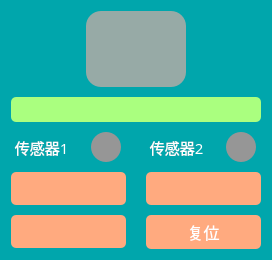
<?xml version="1.0" encoding="UTF-8"?>
<ui version="4.0">
 <class>DeviceItem</class>
 <widget class="QWidget" name="DeviceItem">
  <property name="enabled">
   <bool>true</bool>
  </property>
  <property name="geometry">
   <rect>
    <x>0</x>
    <y>0</y>
    <width>272</width>
    <height>260</height>
   </rect>
  </property>
  <property name="minimumSize">
   <size>
    <width>260</width>
    <height>260</height>
   </size>
  </property>
  <property name="maximumSize">
   <size>
    <width>272</width>
    <height>263</height>
   </size>
  </property>
  <property name="windowTitle">
   <string>Form</string>
  </property>
  <property name="styleSheet">
   <string notr="true">color: white;  
border: 2px groove gray;
border-radius:15px;border:none;
background-color: rgb(0, 166, 172);
</string>
  </property>
  <layout class="QGridLayout" name="gridLayout">
   <item row="0" column="0">
    <layout class="QVBoxLayout" name="verticalLayout" stretch="3,1,1,1,1">
     <property name="spacing">
      <number>10</number>
     </property>
     <item>
      <layout class="QHBoxLayout" name="horizontalLayout" stretch="1,2,1">
       <property name="spacing">
        <number>5</number>
       </property>
       <item>
        <spacer name="horizontalSpacer">
         <property name="orientation">
          <enum>Qt::Horizontal</enum>
         </property>
         <property name="sizeHint" stdset="0">
          <size>
           <width>40</width>
           <height>20</height>
          </size>
         </property>
        </spacer>
       </item>
       <item>
        <widget class="QLabel" name="cageId">
         <property name="minimumSize">
          <size>
           <width>100</width>
           <height>70</height>
          </size>
         </property>
         <property name="maximumSize">
          <size>
           <width>100</width>
           <height>126</height>
          </size>
         </property>
         <property name="font">
          <font>
           <family>等线</family>
          </font>
         </property>
         <property name="styleSheet">
          <string notr="true">background-color: rgb(151, 170, 166);</string>
         </property>
         <property name="text">
          <string/>
         </property>
         <property name="scaledContents">
          <bool>true</bool>
         </property>
         <property name="alignment">
          <set>Qt::AlignCenter</set>
         </property>
        </widget>
       </item>
       <item>
        <spacer name="horizontalSpacer_2">
         <property name="orientation">
          <enum>Qt::Horizontal</enum>
         </property>
         <property name="sizeHint" stdset="0">
          <size>
           <width>40</width>
           <height>20</height>
          </size>
         </property>
        </spacer>
       </item>
      </layout>
     </item>
     <item>
      <widget class="QLabel" name="label_Info">
       <property name="maximumSize">
        <size>
         <width>16777215</width>
         <height>30</height>
        </size>
       </property>
       <property name="font">
        <font>
         <family>等线</family>
         <pointsize>12</pointsize>
         <weight>75</weight>
         <bold>true</bold>
        </font>
       </property>
       <property name="styleSheet">
        <string notr="true">border-radius:5px;background-color: rgb(170, 255, 127);
</string>
       </property>
       <property name="text">
        <string/>
       </property>
       <property name="alignment">
        <set>Qt::AlignCenter</set>
       </property>
      </widget>
     </item>
     <item>
      <layout class="QHBoxLayout" name="horizontalLayout_16" stretch="1,1">
       <property name="spacing">
        <number>20</number>
       </property>
       <item>
        <layout class="QHBoxLayout" name="horizontalLayout_19">
         <property name="rightMargin">
          <number>5</number>
         </property>
         <item>
          <widget class="QLabel" name="label_22">
           <property name="minimumSize">
            <size>
             <width>70</width>
             <height>0</height>
            </size>
           </property>
           <property name="font">
            <font>
             <family>等线</family>
             <pointsize>11</pointsize>
            </font>
           </property>
           <property name="styleSheet">
            <string notr="true"/>
           </property>
           <property name="text">
            <string> 传感器1</string>
           </property>
          </widget>
         </item>
         <item>
          <widget class="QLabel" name="sensor_1">
           <property name="minimumSize">
            <size>
             <width>30</width>
             <height>30</height>
            </size>
           </property>
           <property name="maximumSize">
            <size>
             <width>30</width>
             <height>30</height>
            </size>
           </property>
           <property name="font">
            <font>
             <family>等线</family>
             <pointsize>12</pointsize>
            </font>
           </property>
           <property name="styleSheet">
            <string notr="true">background-color: rgb(150, 150, 150);
border-radius:15px;padding:15px 30px;</string>
           </property>
           <property name="text">
            <string/>
           </property>
           <property name="alignment">
            <set>Qt::AlignCenter</set>
           </property>
          </widget>
         </item>
        </layout>
       </item>
       <item>
        <layout class="QHBoxLayout" name="horizontalLayout_28">
         <property name="rightMargin">
          <number>5</number>
         </property>
         <item>
          <widget class="QLabel" name="label_24">
           <property name="minimumSize">
            <size>
             <width>70</width>
             <height>0</height>
            </size>
           </property>
           <property name="font">
            <font>
             <family>等线</family>
             <pointsize>11</pointsize>
            </font>
           </property>
           <property name="styleSheet">
            <string notr="true"/>
           </property>
           <property name="text">
            <string> 传感器2</string>
           </property>
          </widget>
         </item>
         <item>
          <widget class="QLabel" name="sensor_2">
           <property name="minimumSize">
            <size>
             <width>30</width>
             <height>30</height>
            </size>
           </property>
           <property name="maximumSize">
            <size>
             <width>30</width>
             <height>30</height>
            </size>
           </property>
           <property name="font">
            <font>
             <family>等线</family>
             <pointsize>12</pointsize>
            </font>
           </property>
           <property name="styleSheet">
            <string notr="true">background-color: rgb(150, 150, 150);
border-radius:15px;padding:15px 30px;</string>
           </property>
           <property name="text">
            <string/>
           </property>
           <property name="alignment">
            <set>Qt::AlignCenter</set>
           </property>
          </widget>
         </item>
        </layout>
       </item>
      </layout>
     </item>
     <item>
      <layout class="QHBoxLayout" name="horizontalLayout_29" stretch="1,1">
       <property name="spacing">
        <number>20</number>
       </property>
       <item>
        <widget class="QPushButton" name="action_Button1">
         <property name="font">
          <font>
           <family>等线</family>
           <pointsize>12</pointsize>
          </font>
         </property>
         <property name="styleSheet">
          <string notr="true">background-color: rgb(255, 170, 127);
border-radius:5px;padding:5px 10px;</string>
         </property>
         <property name="text">
          <string/>
         </property>
        </widget>
       </item>
       <item>
        <widget class="QPushButton" name="action_Button2">
         <property name="enabled">
          <bool>true</bool>
         </property>
         <property name="font">
          <font>
           <family>等线</family>
           <pointsize>12</pointsize>
          </font>
         </property>
         <property name="styleSheet">
          <string notr="true">background-color: rgb(92, 122, 41);
background-color: rgb(255, 170, 127);
border-radius:5px;padding:5px 10px;</string>
         </property>
         <property name="text">
          <string/>
         </property>
        </widget>
       </item>
      </layout>
     </item>
     <item>
      <layout class="QHBoxLayout" name="horizontalLayout_30" stretch="1,1">
       <property name="spacing">
        <number>20</number>
       </property>
       <item>
        <widget class="QPushButton" name="enable_Button">
         <property name="font">
          <font>
           <family>等线</family>
           <pointsize>12</pointsize>
          </font>
         </property>
         <property name="styleSheet">
          <string notr="true">background-color: rgb(255, 170, 127);
border-radius:5px;padding:5px 10px;</string>
         </property>
         <property name="text">
          <string/>
         </property>
        </widget>
       </item>
       <item>
        <widget class="QPushButton" name="reset_Button">
         <property name="font">
          <font>
           <family>等线</family>
           <pointsize>12</pointsize>
          </font>
         </property>
         <property name="styleSheet">
          <string notr="true">background-color: rgb(92, 122, 41);
background-color: rgb(255, 170, 127);
border-radius:5px;padding:5px 10px;</string>
         </property>
         <property name="text">
          <string>复位</string>
         </property>
        </widget>
       </item>
      </layout>
     </item>
    </layout>
   </item>
  </layout>
 </widget>
 <resources/>
 <connections/>
</ui>
